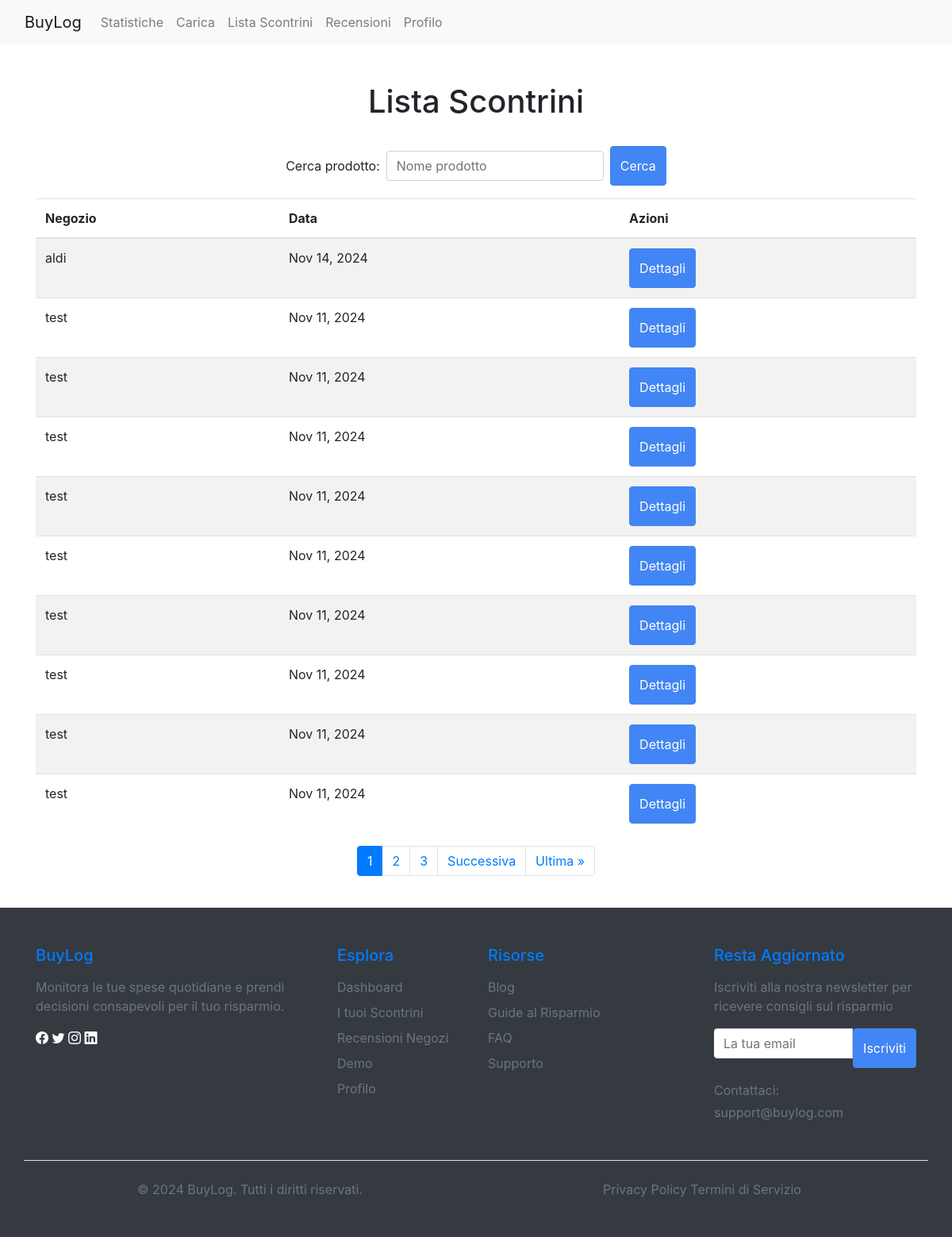
The app's page /scontrini/lista/ (signed in), older data.
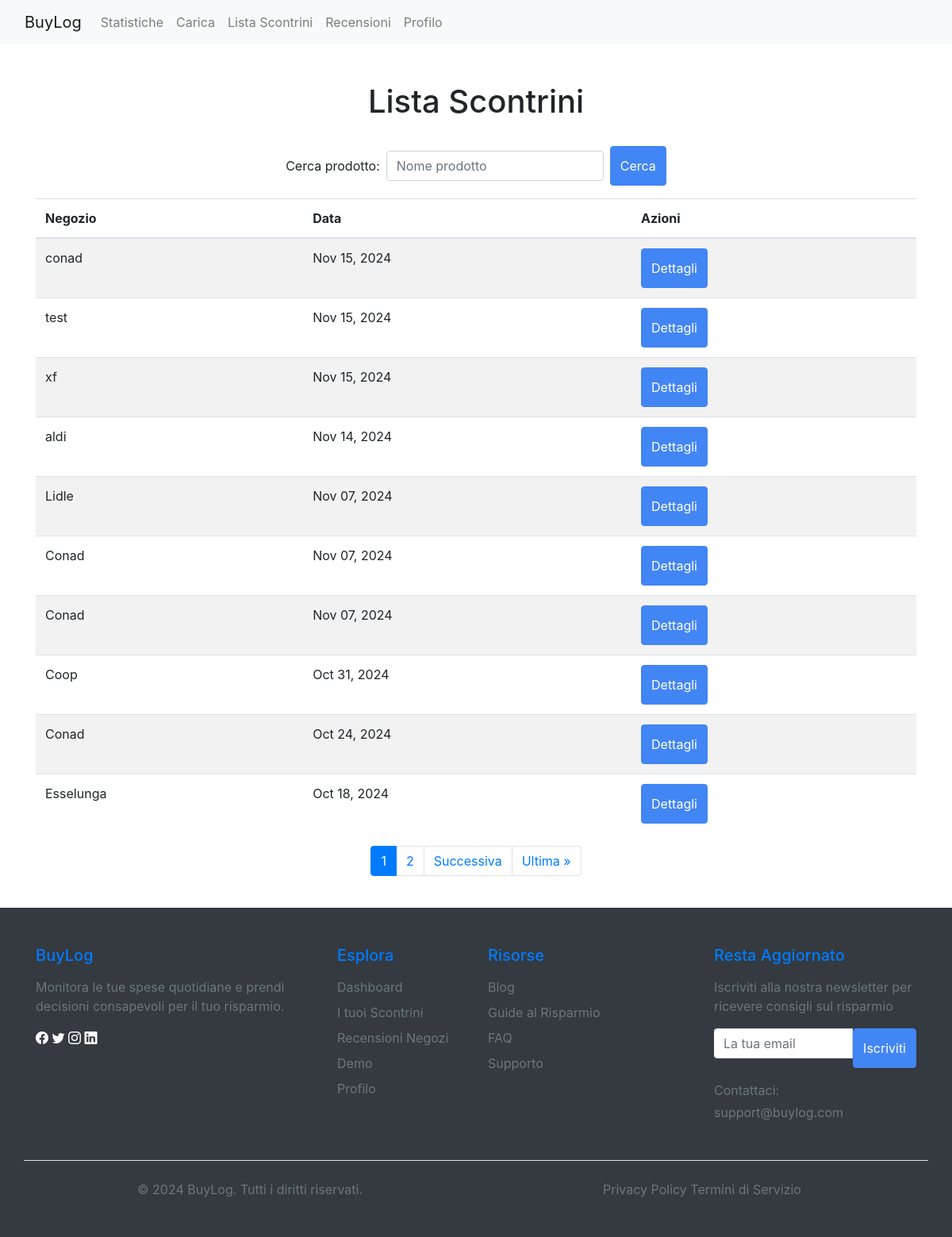
The same page, newer data.
### scontrini/models.py (models this page shows, shortened)
class Scontrino(models.Model):
    utente = models.ForeignKey(User, on_delete=models.CASCADE)
    negozio = models.ForeignKey(Negozio, on_delete=models.CASCADE)
    data = models.DateTimeField()
    totale = models.DecimalField(
        max_digits=10, decimal_places=2, default=0.00)
    mostra_categoria = models.BooleanField(default=True)
    class Meta:
        verbose_name_plural = 'Scontrini'

class Negozio(models.Model):
    nome = models.CharField(max_length=100)
    recensione_media = models.FloatField(null=True, blank=True)
    class Meta:
        verbose_name_plural = 'Negozi'

### scontrini/views.py (the view)
# urls.py: path('lista/', lista_scontrini, name='lista_scontrini'),
@login_required
def lista_scontrini(request):
    page = request.GET.get('page', 1)
    scontrini = Scontrino.objects.filter(utente=request.user).order_by('-data')
    paginator = Paginator(scontrini, 10)  # 15 scontrini per pagina
    try:
        scontrini_paginati = paginator.page(page)
    except:
        scontrini_paginati = paginator.page(1)
    return render(request, 'scontrini/lista_scontrini.html', {
        'scontrini': scontrini_paginati
    })

### scontrini/templates/scontrini/lista_scontrini.html (shortened to what this page needs)
{% extends 'scontrini/base.html' %}
{% block content %}
<div class="container mt-5">
    <center>
        <h1>Lista Scontrini</h1>
    </center>
    <br>
    <div class="d-flex justify-content-center mb-3">
        <form method="GET" action="{% url 'scontrini:ricerca_prodotto' %}" class="form-inline">
            <div class="form-group mr-2">
                <label for="cerca_prodotto" class="mr-2">Cerca prodotto:</label>
                <input type="text" id="cerca_prodotto" name="prodotto" class="form-control" placeholder="Nome prodotto">
            </div>
            <button type="submit" class="btn btn-primary">Cerca</button>
        </form>
    </div>
    <table class="table table-striped">
        <thead>
            <tr>
                <th>Negozio</th>
                <th>Data</th>
                <th>Azioni</th>
            </tr>
        </thead>
        <tbody>
            {% for scontrino in scontrini %}
            <tr>
                <td>{{ scontrino.negozio.nome }}</td>
                <td>{{ scontrino.data|date:"M d, Y" }}</td>
                <td>
                    <a href="{% url 'scontrini:dettagli_scontrino' scontrino.id %}" class="btn btn-primary">Dettagli</a>
                </td>
            </tr>
            {% endfor %}
        </tbody>
    </table>
    {% if scontrini.paginator.num_pages > 1 %}
    <nav aria-label="Navigazione pagine">
        <ul class="pagination justify-content-center">
            {% for num in scontrini.paginator.page_range %}
                {% if scontrini.number == num %}
                    <li class="page-item active">
                        <span class="page-link">{{ num }}</span>
                    </li>
                {% elif num > scontrini.number|add:'-3' and num < scontrini.number|add:'3' %}
                    <li class="page-item">
                        <a class="page-link" href="?page={{ num }}">{{ num }}</a>
                    </li>
                {% endif %}
            {% endfor %}
            {% if scontrini.has_next %}
                <li class="page-item">
                    <a class="page-link" href="?page={{ scontrini.next_page_number }}">Successiva</a>
                </li>
                <li class="page-item">
                    <a class="page-link" href="?page={{ scontrini.paginator.num_pages }}">Ultima &raquo;</a>
                </li>
            {% endif %}
        </ul>
    </nav>
    {% endif %}
</div>
{% endblock %}

Row changes from the older to the newer data that the page shows:
removed Scontrino: negozio.nome "test", data "Nov 11, 2024"
removed Scontrino: negozio.nome "test", data "Nov 11, 2024"
removed Scontrino: negozio.nome "test", data "Nov 11, 2024"
removed Scontrino: negozio.nome "test", data "Nov 11, 2024"
removed Scontrino: negozio.nome "test", data "Nov 11, 2024"
removed Scontrino: negozio.nome "test", data "Nov 11, 2024"
removed Scontrino: negozio.nome "test", data "Nov 11, 2024"
removed Scontrino: negozio.nome "test", data "Nov 11, 2024"
removed Scontrino: negozio.nome "test", data "Nov 11, 2024"
added Scontrino: negozio.nome "conad", data "Nov 15, 2024"
added Scontrino: negozio.nome "test", data "Nov 15, 2024"
added Scontrino: negozio.nome "xf", data "Nov 15, 2024"
now on this page (row unchanged): Scontrino: negozio.nome "Lidle", data "Nov 07, 2024"
now on this page (row unchanged): Scontrino: negozio.nome "Conad", data "Nov 07, 2024"
now on this page (row unchanged): Scontrino: negozio.nome "Conad", data "Nov 07, 2024"
now on this page (row edited): Scontrino: negozio.nome "Coop", data "Oct 31, 2024"
now on this page (row unchanged): Scontrino: negozio.nome "Conad", data "Oct 24, 2024"
now on this page (row unchanged): Scontrino: negozio.nome "Esselunga", data "Oct 18, 2024"
Text that changed along with them:
list line gone: "3"
